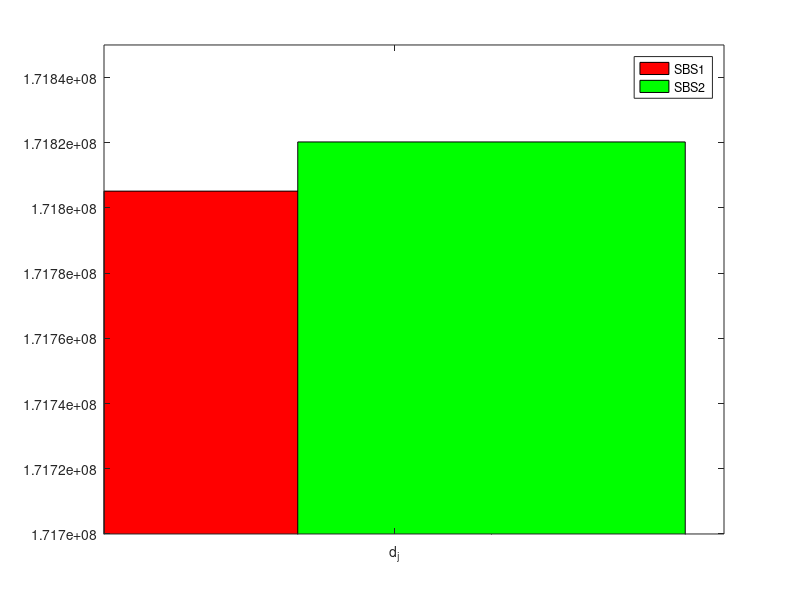

MATLAB code to generate this figure:
 fig = figure;
    height = 300;
    width = 150;
    set(fig,'Position',[100,100,width,height])
    % 加载 .mat 文件
    load('RSU.mat','bs1','bs2'); % 加载文件
    
    % 获取数据的数量
    num_data = numel(bs1); % 假设每个 .mat 文件中的数据保存在变量 your_data 中

    % 获取最后一个数据
    last_data_1 = bs1(num_data); 
    last_data_2 = bs2(num_data);
      x_data = [0.5,1];
    % 步骤 4：绘制柱状
      % 绘制第一个柱子，并设置为红色
    bar(x_data(1), last_data_1, 0.5,'FaceColor', 'r');
    hold on; % 保持图形

    % 绘制第二个柱子，并设置为绿色
    bar(x_data(2), last_data_2,0.5, 'FaceColor', 'g');

    % 设置 X 轴刻度为 x_data
     xticks(0.75);

    % 设置 X 轴刻度标签
     xticklabels({'d_j '});
        ylim([1.717e8,1.7185e8])
%      ylabel('Total Offloaded Data');
    legend('SBS1','SBS2');


    % 显示图形
